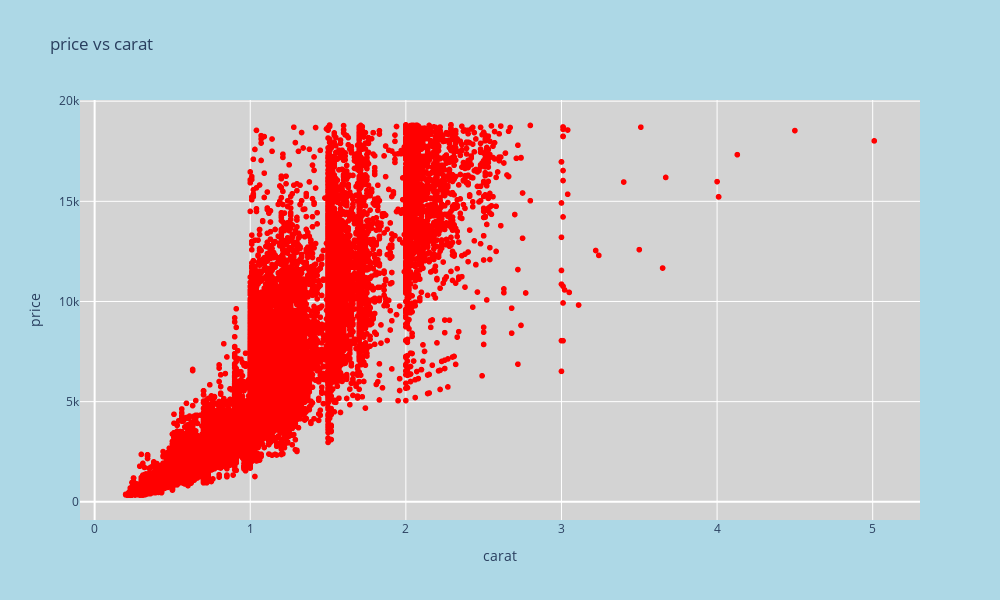

Notebook code cell kept with this figure:
### Code cell
# basic plotly scatterplot
# read dataset
diamonds = pd.read_csv('datasets/diamonds.csv')
# create plot
fig = px.scatter(diamonds, x='carat', y='price', 
                 title='price vs carat', 
                 color_discrete_sequence=['red'])
# update the layout to change the size of the graph
fig.update_layout(
    width=1000, 
    height=600,
    plot_bgcolor='lightgray',  # Background color of the plot area
    paper_bgcolor='lightblue'  # Background color of the entire figure
)
# show the plot
fig.show()

### Figure 1 — Plotly figure (JSON) as saved in the notebook; plotly's stock layout.template omitted (floating-point values rounded to 4 significant figures; data arrays with more than 128 entries replaced by an {"elided": "..."} marker saying what was removed)
{"data": [{"hovertemplate": "carat=%{x}<br>price=%{y}<extra></extra>", "legendgroup": "", "marker": {"color": "red", "symbol": "circle"}, "mode": "markers", "name": "", "showlegend": false, "type": "scattergl", "x": {"elided": "53940 float values"}, "xaxis": "x", "y": {"elided": "53940 int values"}, "yaxis": "y"}], "layout": {"height": 600, "legend": {"tracegroupgap": 0}, "paper_bgcolor": "lightblue", "plot_bgcolor": "lightgray", "title": {"text": "price vs carat"}, "width": 1000, "xaxis": {"anchor": "y", "domain": [0, 1], "title": {"text": "carat"}}, "yaxis": {"anchor": "x", "domain": [0, 1], "title": {"text": "price"}}}}
